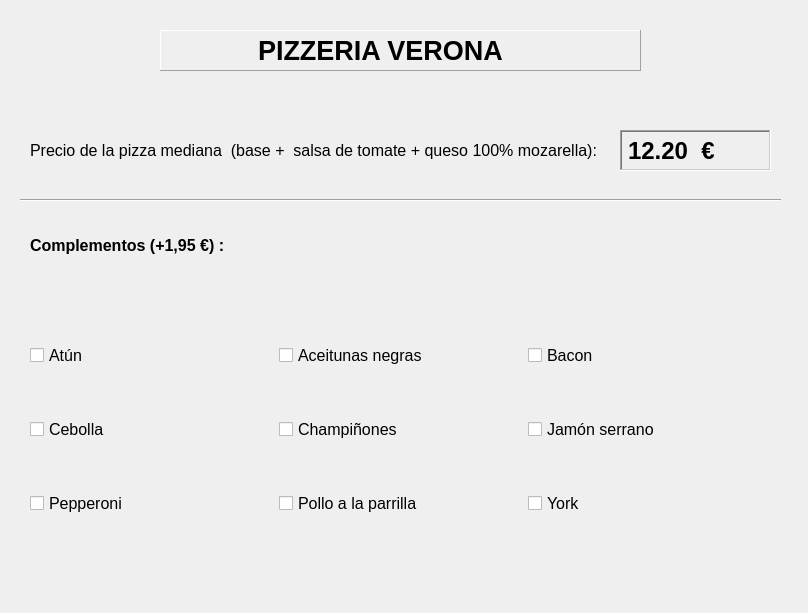
<?xml version="1.0" encoding="UTF-8"?>
<ui version="4.0">
 <class>ventanaDialogo</class>
 <widget class="QDialog" name="ventanaDialogo">
  <property name="geometry">
   <rect>
    <x>0</x>
    <y>0</y>
    <width>808</width>
    <height>613</height>
   </rect>
  </property>
  <property name="font">
   <font>
    <pointsize>12</pointsize>
   </font>
  </property>
  <property name="windowTitle">
   <string>Pizzeria</string>
  </property>
  <widget class="QLabel" name="etq_precio">
   <property name="geometry">
    <rect>
     <x>30</x>
     <y>130</y>
     <width>581</width>
     <height>41</height>
    </rect>
   </property>
   <property name="text">
    <string>Precio de la pizza mediana  (base +  salsa de tomate + queso 100% mozarella): </string>
   </property>
  </widget>
  <widget class="QLabel" name="etq_precio_final">
   <property name="geometry">
    <rect>
     <x>620</x>
     <y>130</y>
     <width>151</width>
     <height>41</height>
    </rect>
   </property>
   <property name="font">
    <font>
     <pointsize>18</pointsize>
     <weight>75</weight>
     <bold>true</bold>
    </font>
   </property>
   <property name="frameShape">
    <enum>QFrame::WinPanel</enum>
   </property>
   <property name="frameShadow">
    <enum>QFrame::Sunken</enum>
   </property>
   <property name="text">
    <string>12.20  €</string>
   </property>
  </widget>
  <widget class="Line" name="separador1">
   <property name="geometry">
    <rect>
     <x>20</x>
     <y>190</y>
     <width>761</width>
     <height>20</height>
    </rect>
   </property>
   <property name="orientation">
    <enum>Qt::Horizontal</enum>
   </property>
  </widget>
  <widget class="QLabel" name="etq_complementos">
   <property name="geometry">
    <rect>
     <x>30</x>
     <y>230</y>
     <width>231</width>
     <height>31</height>
    </rect>
   </property>
   <property name="font">
    <font>
     <weight>75</weight>
     <bold>true</bold>
    </font>
   </property>
   <property name="text">
    <string>Complementos (+1,95 €) : </string>
   </property>
  </widget>
  <widget class="QLabel" name="etq_titulo">
   <property name="geometry">
    <rect>
     <x>160</x>
     <y>30</y>
     <width>481</width>
     <height>41</height>
    </rect>
   </property>
   <property name="font">
    <font>
     <pointsize>20</pointsize>
     <weight>75</weight>
     <bold>true</bold>
    </font>
   </property>
   <property name="frameShape">
    <enum>QFrame::Panel</enum>
   </property>
   <property name="frameShadow">
    <enum>QFrame::Raised</enum>
   </property>
   <property name="text">
    <string>            PIZZERIA VERONA</string>
   </property>
  </widget>
  <widget class="QWidget" name="gridLayoutWidget">
   <property name="geometry">
    <rect>
     <x>30</x>
     <y>300</y>
     <width>741</width>
     <height>261</height>
    </rect>
   </property>
   <layout class="QGridLayout" name="gridLayout">
    <item row="1" column="1">
     <widget class="QCheckBox" name="check_champis">
      <property name="text">
       <string>Champiñones</string>
      </property>
     </widget>
    </item>
    <item row="2" column="1">
     <widget class="QCheckBox" name="check_pollo">
      <property name="text">
       <string>Pollo a la parrilla</string>
      </property>
     </widget>
    </item>
    <item row="0" column="1">
     <widget class="QCheckBox" name="check_aceitunas">
      <property name="text">
       <string>Aceitunas negras</string>
      </property>
     </widget>
    </item>
    <item row="2" column="0">
     <widget class="QCheckBox" name="check_pepperoni">
      <property name="text">
       <string>Pepperoni</string>
      </property>
     </widget>
    </item>
    <item row="0" column="0">
     <widget class="QCheckBox" name="check_atun">
      <property name="text">
       <string>Atún</string>
      </property>
     </widget>
    </item>
    <item row="1" column="0">
     <widget class="QCheckBox" name="check_cebolla">
      <property name="text">
       <string>Cebolla</string>
      </property>
     </widget>
    </item>
    <item row="0" column="2">
     <widget class="QCheckBox" name="check_bacon">
      <property name="text">
       <string>Bacon</string>
      </property>
     </widget>
    </item>
    <item row="1" column="2">
     <widget class="QCheckBox" name="check_jamon">
      <property name="text">
       <string>Jamón serrano</string>
      </property>
     </widget>
    </item>
    <item row="2" column="2">
     <widget class="QCheckBox" name="check_york">
      <property name="text">
       <string>York</string>
      </property>
     </widget>
    </item>
   </layout>
  </widget>
 </widget>
 <resources/>
 <connections/>
</ui>
